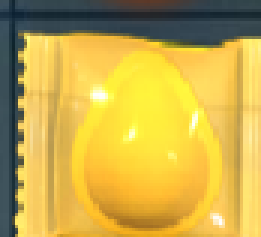
#> input picture Envuelto.png, 87 x 79 px, found by its file name (shown 3 times larger)
$ python aaaa.py
#> lines starting #> are read from the running program, lines starting #| are printed output that depends on the picture; after the words box and inside, x2 and y2 are one past the last pixel; in counts of white or black regions, pixels touching at a corner belong together
#> further down, image is the input picture: shape (79, 87, 3); mean B, G, R 74.7, 172.4, 200.4
import cv2
import numpy as np

def verificar_envoltura(image_gray, contour):
    # Encuentra el centro del contorno
    M = cv2.moments(contour)
    cx = int(M["m10"] / M["m00"])
    cy = int(M["m01"] / M["m00"])

    # Crea un círculo alrededor del centro del contorno
    radius = 10
    circle = cv2.circle(image_gray, (cx, cy), radius, (0, 255, 0), 2)

    # Verifica si hay un cambio de color significativo entre el círculo y el fondo
    pixel_gray = image_gray[cy, cx]
    pixel_center = circle[cy, cx]

    return pixel_gray != pixel_center

def detectar_dulce_envuelto(image):
    # Convierte la imagen a escala de grises
    image_gray = cv2.cvtColor(image, cv2.COLOR_BGR2GRAY)
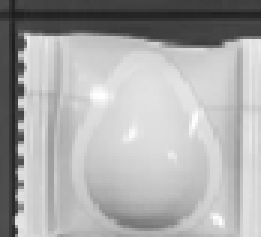
#> image_gray: shape (79, 87) (shown 3 times larger); min 29, max 255, mean 169.7

    # Aplica el detector de bordes Canny
    edges = cv2.Canny(image_gray, 100, 200)
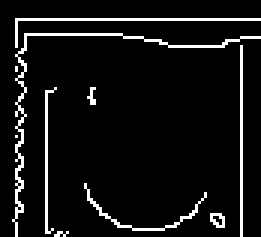
#> edges: shape (79, 87) (shown 3 times larger); 7% white in thin lines or dots, all inside (x1, y1, x2, y2) = (4, 6, 87, 79)

    # Encuentra contornos en los bordes detectados
    contours, _ = cv2.findContours(edges, cv2.RETR_EXTERNAL, cv2.CHAIN_APPROX_SIMPLE)
#> contours = 10 contours, 9 with area under 20; largest, box (x1, y1, x2, y2) and area: (4, 11, 87, 79) 28

    # Copia de la imagen original para dibujar contornos
    image_with_contours = image.copy()

    # Itera a través de los contornos y verifica si alguno tiene un área significativa
    for contour in contours:
        area = cv2.contourArea(contour)
        if area > 10:
            # Aproxima el contorno a un polígono con menos vértices (triángulo, cuadrado, etc.)
            epsilon = 0.04 * cv2.arcLength(contour, True)
            approx = cv2.approxPolyDP(contour, epsilon, True)

            # Si el polígono tiene cuatro lados, es muy probable que sea un rectángulo
            if len(approx) == 4:
                # Si el contorno es un rectángulo, es un dulce envuelto
                resultado = "Dulce envuelto"
                cv2.drawContours(image_with_contours, [contour], 0, (0, 255, 0), 2)
            else:
                # Si el contorno no es un rectángulo, es un dulce normal
                resultado = "Dulce normal"
                cv2.drawContours(image_with_contours, [contour], 0, (0, 255, 0), 2)
#> this loop made 10 passes
#> (area, epsilon, approx, resultado) on pass 9: (28, 13.49, [[5, 78], [9, 11], [86, 12], [8, 11]], 'Dulce envuelto')
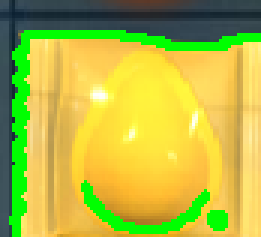
#> image_with_contours: shape (79, 87, 3) (shown 3 times larger); 11.48% of pixels changed, all inside (x1, y1, x2, y2) = (3, 10, 87, 79)

    # Muestra la imagen con los contornos
    cv2.imshow("Imagen Procesada", image_with_contours)
    cv2.waitKey(0)
    cv2.destroyAllWindows()

    return resultado

# Carga la imagen del dulce envuelto o normal
image_path = 'D:/Trabajos UN/2023-2/Sistemas inteligentes/Agente-Candy/envuelto.png'
image = cv2.imread(image_path)

# Detecta si el dulce está envuelto o es normal
resultado = detectar_dulce_envuelto(image)
#> resultado = 'Dulce envuelto'

# Imprime el resultado
print(resultado)
#| Dulce envuelto
